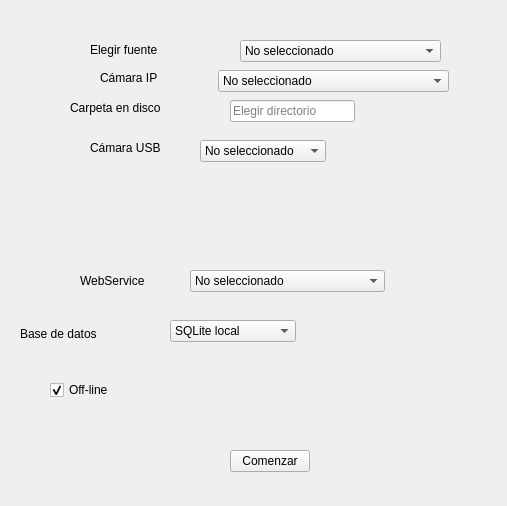
<?xml version="1.0" encoding="UTF-8"?>
<ui version="4.0">
 <class>ConfigWidget</class>
 <widget class="QWidget" name="ConfigWidget">
  <property name="geometry">
   <rect>
    <x>0</x>
    <y>0</y>
    <width>507</width>
    <height>506</height>
   </rect>
  </property>
  <property name="windowTitle">
   <string>Form</string>
  </property>
  <widget class="QPushButton" name="pbComenzar">
   <property name="geometry">
    <rect>
     <x>230</x>
     <y>450</y>
     <width>80</width>
     <height>22</height>
    </rect>
   </property>
   <property name="text">
    <string>Comenzar</string>
   </property>
  </widget>
  <widget class="QComboBox" name="cbBaseRedLocal">
   <property name="geometry">
    <rect>
     <x>170</x>
     <y>320</y>
     <width>126</width>
     <height>22</height>
    </rect>
   </property>
   <item>
    <property name="text">
     <string>SQLite local</string>
    </property>
   </item>
  </widget>
  <widget class="QCheckBox" name="checkOffline">
   <property name="geometry">
    <rect>
     <x>50</x>
     <y>380</y>
     <width>160</width>
     <height>20</height>
    </rect>
   </property>
   <property name="text">
    <string>Off-line</string>
   </property>
   <property name="checked">
    <bool>true</bool>
   </property>
  </widget>
  <widget class="QLabel" name="lBaseRedLocal">
   <property name="geometry">
    <rect>
     <x>20</x>
     <y>310</y>
     <width>160</width>
     <height>48</height>
    </rect>
   </property>
   <property name="text">
    <string>Base de datos</string>
   </property>
  </widget>
  <widget class="QComboBox" name="cbWebService">
   <property name="geometry">
    <rect>
     <x>190</x>
     <y>270</y>
     <width>195</width>
     <height>22</height>
    </rect>
   </property>
   <item>
    <property name="text">
     <string>No seleccionado</string>
    </property>
   </item>
   <item>
    <property name="text">
     <string>190.57.233.66:8086</string>
    </property>
   </item>
   <item>
    <property name="text">
     <string>172.24.200.30:8080</string>
    </property>
   </item>
  </widget>
  <widget class="QLabel" name="lWebService">
   <property name="geometry">
    <rect>
     <x>80</x>
     <y>270</y>
     <width>111</width>
     <height>21</height>
    </rect>
   </property>
   <property name="text">
    <string>WebService</string>
   </property>
  </widget>
  <widget class="MiQLineEdit" name="leCarpeta">
   <property name="geometry">
    <rect>
     <x>230</x>
     <y>100</y>
     <width>125</width>
     <height>22</height>
    </rect>
   </property>
   <property name="toolTip">
    <string/>
   </property>
   <property name="statusTip">
    <string/>
   </property>
   <property name="whatsThis">
    <string/>
   </property>
   <property name="text">
    <string/>
   </property>
   <property name="readOnly">
    <bool>true</bool>
   </property>
   <property name="placeholderText">
    <string>Elegir directorio</string>
   </property>
  </widget>
  <widget class="QLabel" name="lCarpeta">
   <property name="geometry">
    <rect>
     <x>70</x>
     <y>100</y>
     <width>102</width>
     <height>16</height>
    </rect>
   </property>
   <property name="text">
    <string>Carpeta en disco</string>
   </property>
  </widget>
  <widget class="QLabel" name="lCamaraIp">
   <property name="geometry">
    <rect>
     <x>100</x>
     <y>70</y>
     <width>62</width>
     <height>16</height>
    </rect>
   </property>
   <property name="text">
    <string>Cámara IP</string>
   </property>
  </widget>
  <widget class="QComboBox" name="cbCamaraUsb">
   <property name="geometry">
    <rect>
     <x>200</x>
     <y>140</y>
     <width>126</width>
     <height>22</height>
    </rect>
   </property>
   <item>
    <property name="text">
     <string>No seleccionado</string>
    </property>
   </item>
  </widget>
  <widget class="QLabel" name="lCamaraUsb">
   <property name="geometry">
    <rect>
     <x>90</x>
     <y>140</y>
     <width>76</width>
     <height>16</height>
    </rect>
   </property>
   <property name="text">
    <string>Cámara USB</string>
   </property>
  </widget>
  <widget class="QComboBox" name="cbFuente">
   <property name="geometry">
    <rect>
     <x>240</x>
     <y>40</y>
     <width>201</width>
     <height>22</height>
    </rect>
   </property>
   <item>
    <property name="text">
     <string>No seleccionado</string>
    </property>
   </item>
   <item>
    <property name="text">
     <string>Cámara IP</string>
    </property>
   </item>
   <item>
    <property name="text">
     <string>Carpeta en disco</string>
    </property>
   </item>
   <item>
    <property name="text">
     <string>Cámara USB</string>
    </property>
   </item>
  </widget>
  <widget class="QLabel" name="lFuente">
   <property name="geometry">
    <rect>
     <x>90</x>
     <y>40</y>
     <width>91</width>
     <height>20</height>
    </rect>
   </property>
   <property name="text">
    <string>Elegir fuente</string>
   </property>
  </widget>
  <widget class="QComboBox" name="cbCamaraIp">
   <property name="geometry">
    <rect>
     <x>218</x>
     <y>70</y>
     <width>231</width>
     <height>22</height>
    </rect>
   </property>
   <item>
    <property name="text">
     <string>No seleccionado</string>
    </property>
   </item>
   <item>
    <property name="text">
     <string>rtsp://admin:admin@172.24.155.50</string>
    </property>
   </item>
  </widget>
 </widget>
 <customwidgets>
  <customwidget>
   <class>MiQLineEdit</class>
   <extends>QLineEdit</extends>
   <header>miqlineedit.h</header>
  </customwidget>
 </customwidgets>
 <resources/>
 <connections/>
</ui>
